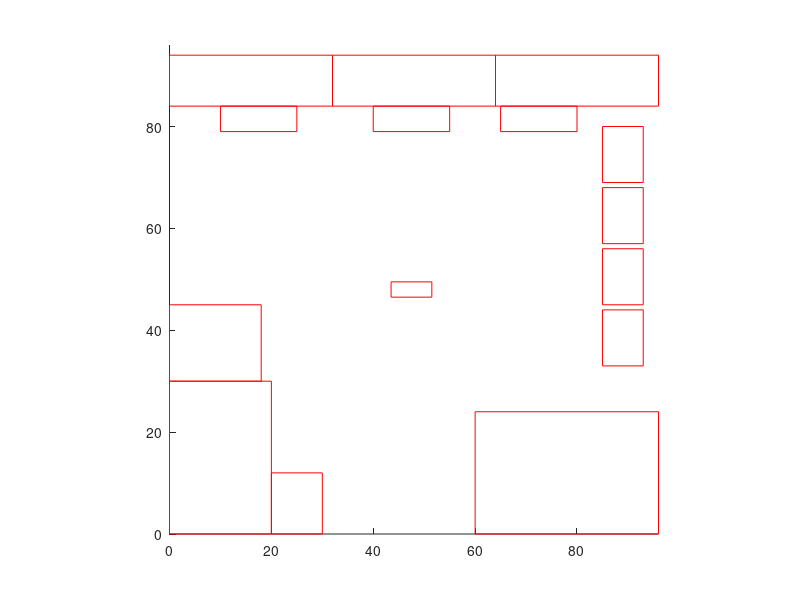

The MATLAB script that drew this image:
x1 = [0 0 20 60 10 40 65 43.5 85 85 85 85 0 32 64];
y1 = [0 30 0 0 79 79 79 46.5 69 57 45 33 84 84 84];
x2 = [0 0 20 60 10 40 65 43.5 85 85 85 85 0 32 64];
y2 = [30 45 12 24 84 84 84 49.5 80 68 56 44 94 94 94];
x3 = [20 18 30 96 25 55 80 51.5 93 93 93 93 32 64 96];
y3 = [30 45 12 24 84 84 84 49.5 80 68 56 44 94 94 94];
x4 = [20 18 30 96 25 55 80 51.5 93 93 93 93 32 64 96];
y4 = [0 30 0 0 79 79 79 46.5 69 57 45 33 84 84 84];

hold on
for (i = 1:length(x1))
    plot([x1(i) x2(i) x3(i) x4(i) x1(i)], [y1(i), y2(i), y3(i), y4(i) y1(i)], 'r-')
    hold on
end
axis square
axis([0, 96, 0, 96])